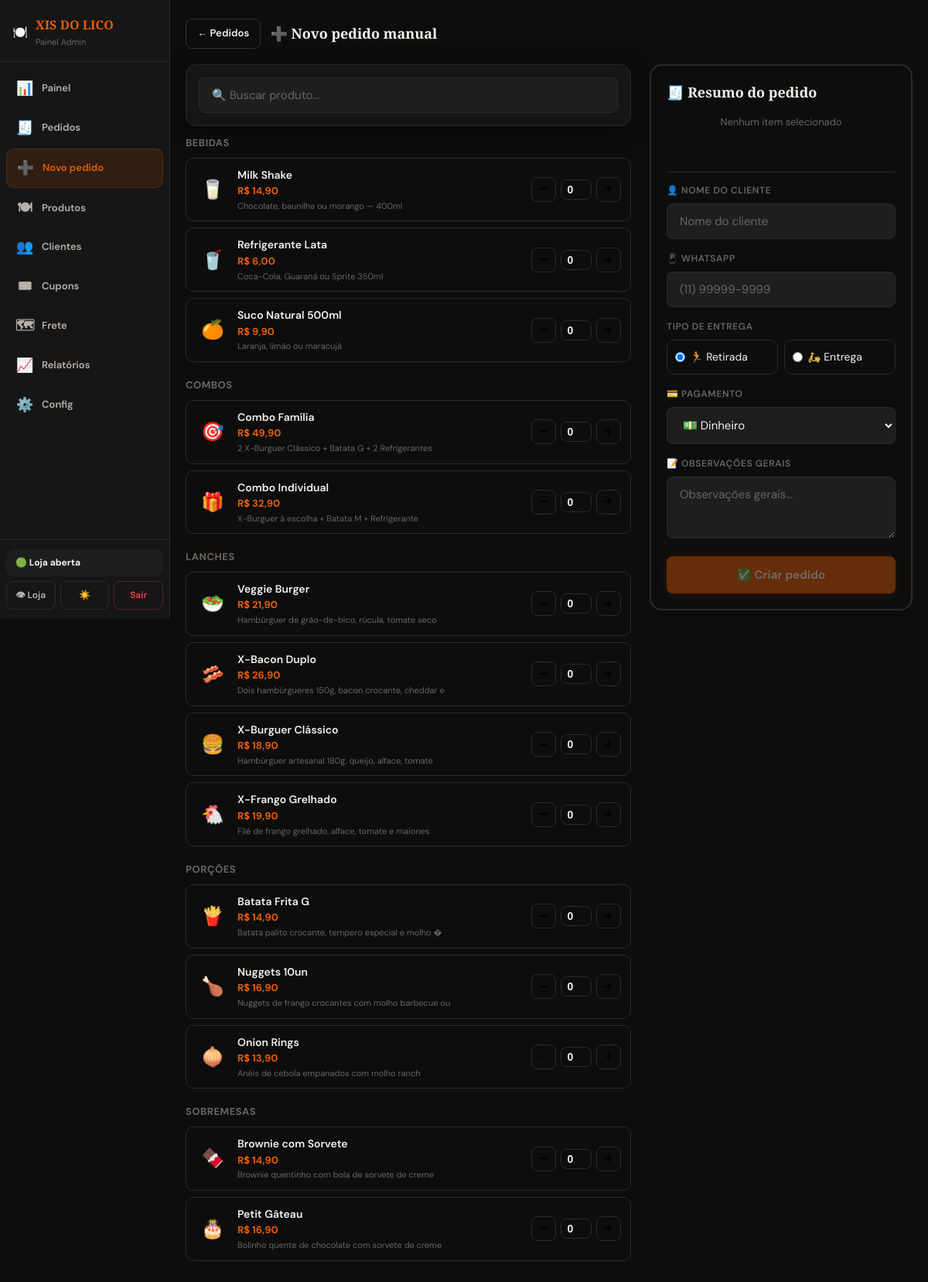
Screenshot of /admin/novo_pedido.php (signed in) with the database file from the repository.
### tables this page shows
CREATE TABLE `config` (
  `id` int(11) NOT NULL DEFAULT 1,
  `nome_restaurante` varchar(255) NOT NULL DEFAULT 'XIS DO LICO',
  `descricao` text DEFAULT NULL,
  `whatsapp` varchar(20) NOT NULL DEFAULT '5551999999999',
  `endereco` varchar(255) DEFAULT NULL,
  `horario` varchar(255) DEFAULT NULL,
  `taxa_entrega` decimal(10,2) NOT NULL DEFAULT 5.00,
  `pedido_minimo` decimal(10,2) NOT NULL DEFAULT 20.00,
  `tempo_entrega` varchar(100) DEFAULT NULL,
  `logo_emoji` varchar(10) NOT NULL DEFAULT '?',
  `aberto` tinyint(4) NOT NULL DEFAULT 1,
  `pix_chave` varchar(255) DEFAULT NULL,
  `pix_tipo` enum('cpf','cnpj','email','telefone','aleatoria') DEFAULT 'aleatoria',
  `pix_nome` varchar(255) DEFAULT NULL,
  `promo_ativa` tinyint(4) NOT NULL DEFAULT 0,
  `promo_titulo` varchar(255) DEFAULT '? Promoção relâmpago!',
  `promo_desconto` int(11) NOT NULL DEFAULT 10,
  `promo_fim` datetime DEFAULT NULL,
  `modo_pico` tinyint(4) NOT NULL DEFAULT 0,
  `pico_tempo` varchar(100) DEFAULT '60-80 min',
  `loja_slug` varchar(100) DEFAULT 'xis-do-lico',
  `cor_primaria` varchar(7) DEFAULT '#e85d04',
  `fidelidade_ativo` tinyint(4) NOT NULL DEFAULT 0,
  `fidelidade_pedidos` int(11) NOT NULL DEFAULT 5,
  `fidelidade_desconto` int(11) NOT NULL DEFAULT 10,
  `horario_auto` tinyint(4) NOT NULL DEFAULT 0,
  `horario_abre` varchar(5) DEFAULT '11:00',
  `horario_fecha` varchar(5) DEFAULT '23:00',
  `dias_funcionamento` varchar(50) DEFAULT '1,2,3,4,5,6',
  `tempo_preparo_base` int(11) NOT NULL DEFAULT 30,
  `tempo_preparo_por_pedido` int(11) NOT NULL DEFAULT 5,
  `frete_por_zona` tinyint(4) NOT NULL DEFAULT 0,
  `whatsapp_offline_msg` text DEFAULT NULL,
  `mp_access_token` varchar(255) DEFAULT NULL,
  `logo` varchar(255) DEFAULT NULL
);

CREATE TABLE `produtos` (
  `id` int(11) NOT NULL,
  `categoria_id` int(11) NOT NULL,
  `nome` varchar(255) NOT NULL,
  `descricao` text DEFAULT NULL,
  `preco` decimal(10,2) NOT NULL,
  `preco_antigo` decimal(10,2) DEFAULT NULL,
  `preco_original` decimal(10,2) DEFAULT NULL,
  `emoji` varchar(10) DEFAULT NULL,
  `imagem` varchar(500) DEFAULT NULL,
  `destaque` tinyint(4) NOT NULL DEFAULT 0,
  `mais_vendido` tinyint(4) NOT NULL DEFAULT 0,
  `disponivel` tinyint(4) NOT NULL DEFAULT 1,
  `ordem` int(11) NOT NULL DEFAULT 0,
  `total_vendido` int(11) NOT NULL DEFAULT 0
);

### includes/funcoes.php (called while the page is built, shortened)
<?php
function h($s){ return htmlspecialchars((string)$s, ENT_QUOTES, 'UTF-8'); }
function formatar_dinheiro($v){ return 'R$ ' . number_format($v, 2, ',', '.'); }

### admin/novo_pedido.php (the view, shortened to what this page needs)
<?php
require_once __DIR__ . '/../config/db.php';
require_once __DIR__ . '/../includes/funcoes.php';
$produtos = $pdo->query("SELECT p.*, c.nome AS cat_nome FROM produtos p LEFT JOIN categorias c ON c.id=p.categoria_id WHERE p.disponivel=1 ORDER BY c.nome, p.nome")->fetchAll();
$categorias = [];
foreach ($produtos as $p) {
    $categorias[$p['cat_nome'] ?? 'Outros'][] = $p;
}
?>
<!DOCTYPE html>
<html lang="pt-BR" data-theme="dark">
<head>
<link rel="stylesheet" href="../assets/css/style.css">
</head>
<body>
<?php include __DIR__ . '/nav.php'; ?>
<div class="admin-wrap" style="max-width:1100px">
  <div style="display:flex;align-items:center;gap:12px;margin-bottom:20px;flex-wrap:wrap">
    <a href="pedidos.php" class="btn btn-outline" style="padding:8px 14px;font-size:13px">← Pedidos</a>
    <div class="section-title" style="margin:0">➕ Novo pedido manual</div>
  </div>
  <form method="POST" id="formPedido">
    <div class="grid-pedido">
      <div>
        <div class="card mb-3">
          <input type="text" id="buscaProd" class="form-control" placeholder="🔍 Buscar produto..." oninput="filtrarProdutos(this.value)">
        </div>
        <?php foreach ($categorias as $catNome => $prods): ?>
        <div class="cat-section" data-cat="<?= h($catNome) ?>">
          <div class="cat-title"><?= h($catNome) ?></div>
          <?php foreach ($prods as $p): ?>
          <div class="prod-item" id="item-<?= $p['id'] ?>" data-nome="<?= strtolower(h($p['nome'])) ?>">
            <?php if (!empty($p['imagem'])): ?>
              <img src="../<?= h($p['imagem']) ?>" alt="" class="prod-item-img">
            <?php else: ?>
              <div class="prod-item-emoji"><?= $p['emoji'] ?? '🍽' ?></div>
            <?php endif; ?>
            <div class="prod-item-info">
              <div class="prod-item-nome"><?= h($p['nome']) ?></div>
              <div class="prod-item-preco"><?= formatar_dinheiro((float)$p['preco']) ?></div>
              <?php if ($p['descricao']): ?><div style="font-size:11px;color:var(--muted)"><?= h(substr($p['descricao'],0,50)) ?></div><?php endif; ?>
            </div>
            <div class="qtd-wrap">
              <button type="button" class="qtd-btn" onclick="mudarQtd(<?= $p['id'] ?>,<?= $p['preco'] ?>,<?= json_encode($p['nome']) ?>,-1)">−</button>
              <input type="number" name="itens[<?= $p['id'] ?>][quantidade]" id="qtd-<?= $p['id'] ?>" class="qtd-input" value="0" min="0" onchange="atualizarDoProduto(<?= $p['id'] ?>,<?= $p['preco'] ?>,<?= json_encode($p['nome']) ?>)">
              <button type="button" class="qtd-btn" onclick="mudarQtd(<?= $p['id'] ?>,<?= $p['preco'] ?>,<?= json_encode($p['nome']) ?>,1)">+</button>
            </div>
          </div>
          <?php endforeach; ?>
        </div>
        <?php endforeach; ?>
      </div>
      <div>
        <div class="resumo-sticky">
          <div class="section-title" style="margin-bottom:14px">🧾 Resumo do pedido</div>
          <div id="resumoItens" style="margin-bottom:12px;min-height:60px">
            <p style="color:var(--muted);font-size:13px;text-align:center">Nenhum item selecionado</p>
          </div>
          <hr style="border:none;border-top:1px solid var(--border);margin:14px 0">
          <div class="form-group">
            <label class="form-label">👤 Nome do cliente</label>
            <input name="nome_cliente" class="form-control" placeholder="Nome do cliente">
          </div>
          <div class="form-group">
            <label class="form-label">📱 WhatsApp</label>
            <input type="tel" name="whatsapp_cliente" class="form-control" placeholder="(11) 99999-9999">
          </div>
          <div class="form-group">
            <label class="form-label">Tipo de entrega</label>
            <div style="display:flex;gap:8px">
              <label style="flex:1;display:flex;align-items:center;gap:6px;padding:10px;border:1px solid var(--border);border-radius:10px;cursor:pointer;font-size:14px">
                <input type="radio" name="tipo_entrega" value="retirada" checked onchange="toggleEntrega()"> 🏃 Retirada
              </label>
              <label style="flex:1;display:flex;align-items:center;gap:6px;padding:10px;border:1px solid var(--border);border-radius:10px;cursor:pointer;font-size:14px">
                <input type="radio" name="tipo_entrega" value="entrega" onchange="toggleEntrega()"> 🛵 Entrega
              </label>
            </div>
          </div>
          <div class="form-group">
            <label class="form-label">💳 Pagamento</label>
            <select name="pagamento" class="form-control">
              <option value="dinheiro">💵 Dinheiro</option>
            </select>
          </div>
          <div class="form-group">
            <label class="form-label">📝 Observações gerais</label>
            <textarea name="observacoes" class="form-control" rows="2" placeholder="Observações gerais..."></textarea>
          </div>
          <button type="submit" class="btn btn-primary" style="width:100%;padding:14px;font-size:15px" id="btnCriar" disabled>
            ✅ Criar pedido
          </button>
        </div>
      </div>
    </div>
  </form>
</div>
<?php include __DIR__ . '/nav_end.php'; ?>
</body></html>

### admin/nav.php (shortened to what this page needs)
<?php
$paginaAtual = basename($_SERVER['PHP_SELF']);
$config = isset($pdo) ? $pdo->query("SELECT nome_restaurante, aberto FROM config WHERE id=1")->fetch() : ['nome_restaurante'=>'Cardápio','aberto'=>1];
$links = [
  ['dashboard.php',  '📊', 'Painel'],
  ['pedidos.php',    '🧾', 'Pedidos'],
  ['novo_pedido.php','➕', 'Novo pedido'],
  ['produtos.php',   '🍽', 'Produtos'],
  ['clientes.php',   '👥', 'Clientes'],
  ['cupons.php',     '🎟', 'Cupons'],
  ['zonas_entrega.php','🗺','Frete'],
  ['relatorios.php', '📈', 'Relatórios'],
  ['configuracoes.php','⚙️','Config'],
];
?>
<aside class="sidebar" id="sidebar">
  <a href="dashboard.php" class="sidebar-brand">
    🍽️ <div><div><span><?= htmlspecialchars($config['nome_restaurante'] ?: 'Cardápio') ?></span></div><small>Painel Admin</small></div>
  </a>
  <nav class="sidebar-nav">
    <?php foreach($links as [$href,$icon,$label]): ?>
      <a href="<?= $href ?>" class="s-link <?= basename($href)===$paginaAtual?'active':'' ?>">
        <span class="s-icon"><?= $icon ?></span><?= $label ?>
      </a>
    <?php endforeach; ?>
  </nav>
  <div class="sidebar-footer">
    <div class="sidebar-status">
      <span><?= $config['aberto'] ? '🟢 Loja aberta' : '🔴 Loja fechada' ?></span>
    </div>
    <div class="sidebar-footer-btns">
      <a href="../index.php" target="_blank">👁 Loja</a>
      <button id="darkToggle" aria-label="Alternar tema">🌙</button>
      <a href="logout.php" class="btn-sair">Sair</a>
    </div>
  </div>
</aside>
<div class="admin-layout">

### assets/css/style.css (style rules this page uses)
*, *::before, *::after { box-sizing: border-box; margin: 0; padding: 0; }
:root { --primary: #e85d04; --primary-dark: #c44d02; --gold: #d4a843; --gold-light: #f0c96e; --bg: #0d0d0d; --surface: #161616; --surface2: #1e1e1e; --border: #2a2a2a; --border-light: #333; --text: #f5f0eb; --text-soft: #b8b0a8; --muted: #6b6560; --success: #22c55e; --danger: #ef4444; --warning: #f59e0b; --radius: 14px; --radius-sm: 8px; --radius-lg: 20px; --shadow: 0 4px 24px rgba(0,0,0,.5); --shadow-glow: 0 0 0 1px rgba(212,168,67,.15), 0 8px 32px rgba(0,0,0,.6); --font-display: 'Playfair Display', Georgia, serif; --font-body: 'DM Sans', system-ui, sans-serif; }
html { scroll-behavior: smooth; }
body { font-family: var(--font-body); background: var(--bg); color: var(--text); font-size: 15px; line-height: 1.6; min-height: 100vh; }
a { color: inherit; text-decoration: none; }
.admin-wrap { max-width: 1100px; margin: 0 auto; padding: 24px 20px 60px; }
.btn { display: inline-flex; align-items: center; justify-content: center; gap: 7px; padding: 11px 22px; border-radius: var(--radius-sm); border: none; cursor: pointer; font-size: 14px; font-weight: 600; font-family: var(--font-body); transition: all .18s cubic-bezier(.4,0,.2,1); text-decoration: none; letter-spacing: .01em; white-space: nowrap; }
.btn-primary { background: var(--primary); color: #fff; box-shadow: 0 2px 12px rgba(232,93,4,.3); }
.btn-outline { background: transparent; color: var(--text); border: 1.5px solid var(--border-light); }
.btn:disabled { opacity: .4; cursor: not-allowed; pointer-events: none; }
.card { background: var(--surface); border: 1px solid var(--border); border-radius: var(--radius); padding: 20px; box-shadow: var(--shadow); }
.form-group { margin-bottom: 16px; }
.form-label { display: block; font-weight: 600; margin-bottom: 7px; font-size: 12px; color: var(--muted); letter-spacing: .05em; text-transform: uppercase; }
.form-control { width: 100%; padding: 12px 16px; border: 1.5px solid var(--border); border-radius: var(--radius-sm); font-size: 15px; font-family: var(--font-body); background: var(--surface2); color: var(--text); transition: all .15s; }
.form-control::placeholder { color: var(--muted); }
textarea.form-control { resize: vertical; min-height: 80px; }
select.form-control { cursor: pointer; }
.section-title { font-family: var(--font-display); font-size: 18px; font-weight: 700; margin-bottom: 16px; display: flex; align-items: center; gap: 8px; }
hr, .divider { border: none; border-top: 1px solid var(--border); margin: 20px 0; }
.mb-3 { margin-bottom:.75rem }
.card { background: var(--surface, #fff); border: 1px solid var(--border, #e0e0e0); border-radius: var(--radius, 14px); padding: 16px; }
.admin-layout .admin-wrap { padding-top:24px }

### admin/novo_pedido.php (style rules this page uses)
.prod-item { display:flex; align-items:center; gap:10px; padding:10px 12px; border-radius:10px; border:1px solid var(--border); margin-bottom:8px; background:var(--bg); transition:border-color .15s; }
.prod-item-emoji { width:44px; height:44px; display:flex; align-items:center; justify-content:center; font-size:24px; background:var(--bg-alt); border-radius:8px; flex-shrink:0; }
.prod-item-info { flex:1; min-width:0; }
.prod-item-nome { font-weight:600; font-size:14px; }
.prod-item-preco { color:var(--primary); font-weight:700; font-size:13px; }
.qtd-wrap { display:flex; align-items:center; gap:6px; }
.qtd-btn { width:32px; height:32px; border-radius:8px; border:1px solid var(--border); background:var(--bg-alt); cursor:pointer; font-size:18px; display:flex; align-items:center; justify-content:center; font-weight:700; }
.qtd-input { width:40px; text-align:center; border:1px solid var(--border); border-radius:8px; padding:4px; font-size:14px; font-weight:700; background:var(--bg); color:var(--text); }
.resumo-sticky { position:sticky; top:20px; background:var(--bg); border:2px solid var(--border); border-radius:16px; padding:20px; }
.grid-pedido { display:grid; grid-template-columns:1fr 340px; gap:24px; }
.cat-section { margin-bottom:20px; }
.cat-title { font-size:13px; font-weight:700; color:var(--muted); text-transform:uppercase; letter-spacing:.5px; margin-bottom:8px; }

### rows the page displays
config: nome_restaurante "XIS DO LICO"
produtos: emoji "🥛", nome "Milk Shake", preco "R$ 14,90", descricao "Chocolate, baunilha ou morango — 400ml"
produtos: emoji "🥤", nome "Refrigerante Lata", preco "R$ 6,00", descricao "Coca-Cola, Guaraná ou Sprite 350ml"
produtos: emoji "🍊", nome "Suco Natural 500ml", preco "R$ 9,90", descricao "Laranja, limão ou maracujá"
produtos: emoji "🎯", nome "Combo Família", preco "R$ 49,90", descricao "2 X-Burguer Clássico + Batata G + 2 Refrigerantes"
produtos: emoji "🎁", nome "Combo Individual", preco "R$ 32,90", descricao "X-Burguer à escolha + Batata M + Refrigerante"
produtos: emoji "🥗", nome "Veggie Burger", preco "R$ 21,90", descricao "Hambúrguer de grão-de-bico, rúcula, tomate seco"
produtos: emoji "🥓", nome "X-Bacon Duplo", preco "R$ 26,90", descricao "Dois hambúrgueres 150g, bacon crocante, cheddar e"
produtos: emoji "🍔", nome "X-Burguer Clássico", preco "R$ 18,90", descricao "Hambúrguer artesanal 180g, queijo, alface, tomate"
produtos: emoji "🐔", nome "X-Frango Grelhado", preco "R$ 19,90", descricao "Filé de frango grelhado, alface, tomate e maiones"
produtos: emoji "🍟", nome "Batata Frita G", preco "R$ 14,90", descricao "Batata palito crocante, tempero especial e molho �"
produtos: emoji "🍗", nome "Nuggets 10un", preco "R$ 16,90", descricao "Nuggets de frango crocantes com molho barbecue ou"
produtos: emoji "🧅", nome "Onion Rings", preco "R$ 13,90", descricao "Anéis de cebola empanados com molho ranch"
produtos: emoji "🍫", nome "Brownie com Sorvete", preco "R$ 14,90", descricao "Brownie quentinho com bola de sorvete de creme"
produtos: emoji "🎂", nome "Petit Gâteau", preco "R$ 16,90", descricao "Bolinho quente de chocolate com sorvete de creme"

### other values shown
$icon "📊"
$label "Painel"
$icon "🧾"
$label "Pedidos"
$icon "➕"
$label "Novo pedido"
$icon "🍽"
$label "Produtos"
$icon "👥"
$label "Clientes"
$icon "🎟"
$label "Cupons"
$icon "🗺"
$label "Frete"
$icon "📈"
